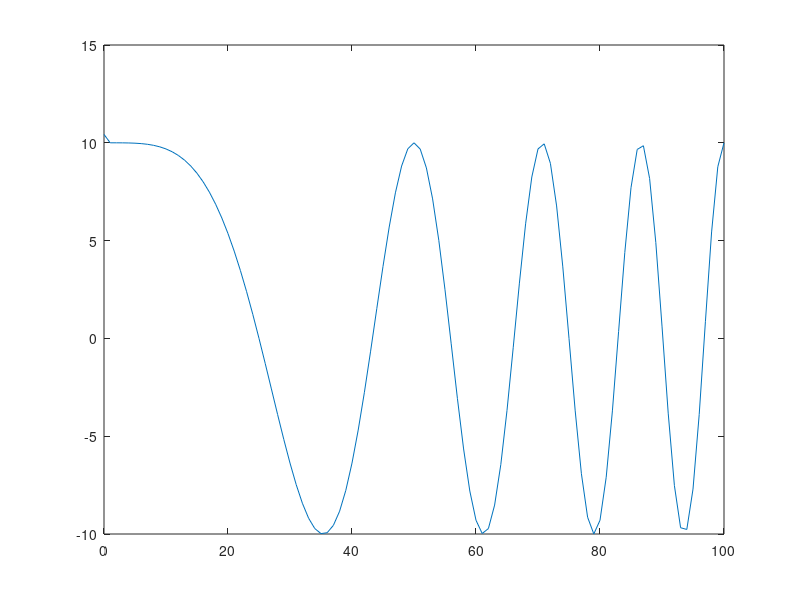
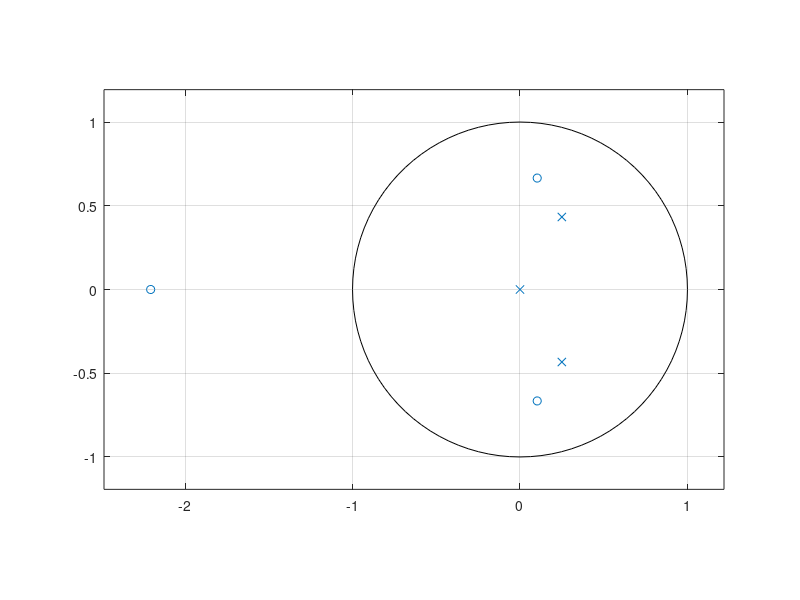

Write MATLAB code to recreate these figures, in order. (Note: this script raises an error after producing the figures.)
clc;
clear;
close all;
wt=zeros(1,101);

%%
%题1.d
for i = 1:101:1
    wt(i)=(rand(1,1)-0.5)*2;
end
n=linspace(0,100,101);
yt=10*cos(0.0008*pi*n.^2)+wt;
figure(1);
plot(n,yt);

%%
%题11
a=[1,2,0,1];
b=[1,-0.5,0.25,0];
figure(2);
zplane(a,b);
[h,t] = impz(a,b,n);
figure(3);
stem(t,h);
title('Impulse Response');
xlabel('n');ylabel('h(n)');
xn=5+3*cos(0.2*pi*n)+4*sin(0.6*pi*n);
figure(4);
plot(n,xn);
yn=filter(a,b,xn);
figure(5);
plot(n,yn)

%%
%题13.c
num=[4,3,2,1,2,3,4];
n2=1:6:1;
x_n=num(n2);
k=-200:200;
w=(pi/100)*k;
X=x_n*(exp(-j*pi/100)).^(n'*k);
magX=abs(X);
angX=angle(X);
figure(6);
subplot(1,2,1);plot(w,magX);
title('幅度曲线');
subplot(1,2,2);plot(w,angX);
title('相位曲线');

%%
%题22.a
n22=0:200;
xn22=5+10*(-1).^n22;
a22=[1,0,1,0,1,0,1];
b22=[1,0,0.81,0,0.81^2,0,0.81^3];
yn22=filter(a,b,xn22);
figure(11);
plot(n22,yn22,'.');


%%
%题24.a.c
Dt = 0.00005;
t22 = 0:Dt:1;
xa = sin(20*pi*t22);
nn=linspace(0,100,101);
ts1=linspace(0,1,101);
ts2=linspace(0,1,21);
ts3=linspace(0,1,11);
x1=sin(20*pi*ts1);
x2=sin(20*pi*ts2);
x3=sin(20*pi*ts3);
figure(7);
subplot(1,3,1);plot(ts1,x1);
title('0.01');
subplot(1,3,2);plot(ts2,x2);
title('0.05');
subplot(1,3,3);plot(ts3,x3);
title('0.1');


%三次样条插值
tt=linspace(0,1,1001);
figure(8);
subplot(1,3,1);plot(ts1,x1);
title('x1n');
xtt1=spline(ts1,x1,tt);
subplot(1,3,2);plot(tt,xtt1);
title('x1t');
xa_r1 = x1 * sinc( 100 * ( ones(101,1) * t22 - ts1' * ones(1,length(t22))));
subplot(1,3,3);plot(t22,xa_r1);
title('sinc1');

figure(9);
subplot(1,3,1);plot(ts2,x2);
title('x2n');
xtt2=spline(ts2,x2,tt);
subplot(1,3,2);plot(tt,xtt2);
title('x2t');
xa_r2 = x2 * sinc( 20 * ( ones(21,1) * t22 - ts2' * ones(1,length(t22) )));
subplot(1,3,3);plot(t22,xa_r2);
title('sinc2');

figure(10);
subplot(1,3,1);plot(ts3,x3);
title('x3n');
xtt3=spline(ts3,x3,tt);
subplot(1,3,2);plot(tt,xtt3);
title('x3t');
xa_r3 = x3 * sinc( 10 * ( ones(11,1) * t22 - ts3' * ones(1,length(t22) )));
subplot(1,3,3);plot(t22,xa_r3);
title('sinc3');
